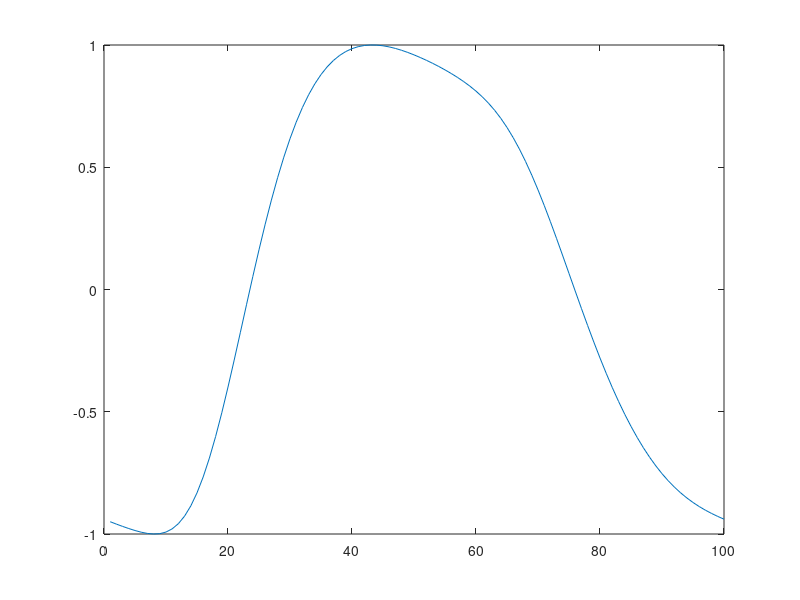

The MATLAB source for this figure:
% Load Hoogi's modulation template
load('templates.mat');
y = - T_resp_add_cell{6};

% Normalize
y = (y - min(y)) / (max(y) - min(y)) * 2 - 1;

% % Interpolate
% y = interp1(1:100,y,linspace(1,100,1000),'linear')';

% Plotting
figure;
plot(y)

% Save template
save('VawSpont.mat','y');